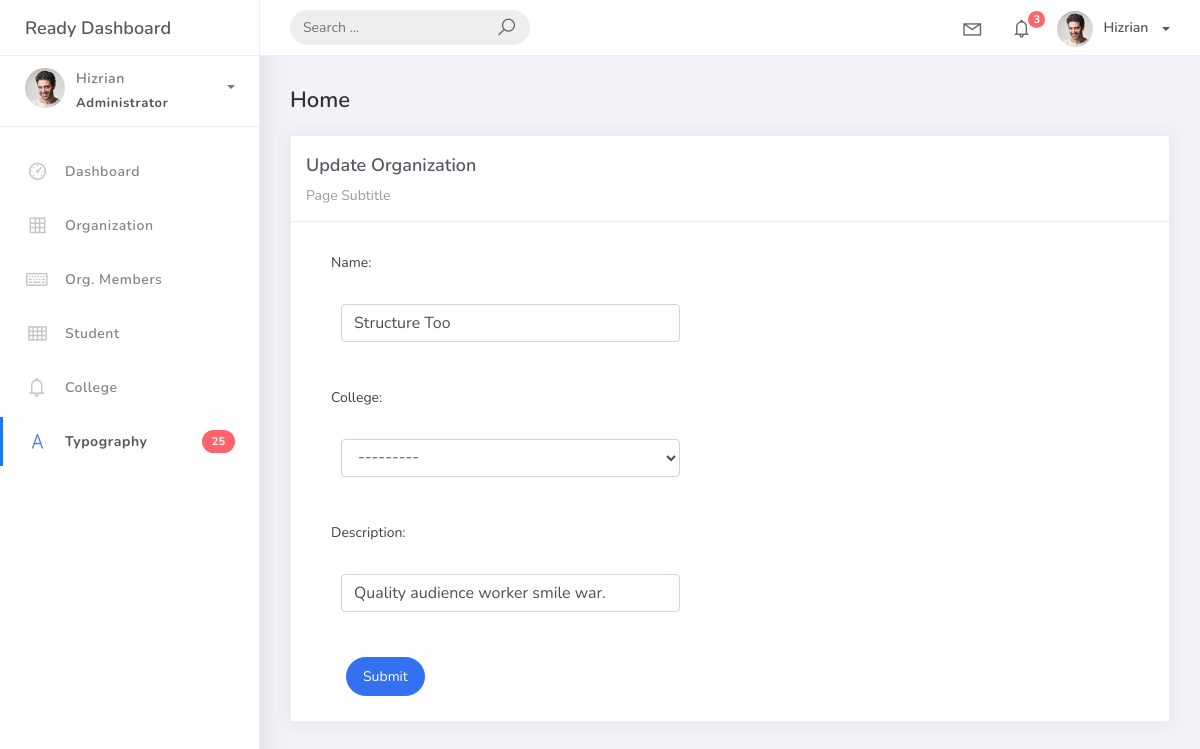
/organization_list/2, run on the app's committed database.
### studentorg/models.py (models this page shows, shortened)
class BaseModel(models.Model):
    created_at = models.DateTimeField(auto_now_add=True, db_index=True)
    updated_at = models.DateTimeField(auto_now=True)
    class Meta:
        abstract = True

class Organization(BaseModel):
    name = models.CharField(max_length=250)
    college = models.ForeignKey(College, null=True, blank=True, on_delete=models.CASCADE)
    description = models.CharField(max_length=500)

### studentorg/views.py (the view)
# urls.py: path('organization_list/<pk>',OrganizationUpdateView.as_view(), name='organization-update'),
class OrganizationUpdateView(UpdateView):
    model = Organization
    form_class = OrganizationForm
    template_name = 'org_form.html'
    success_url = reverse_lazy('organization_list')

### studentorg/forms.py
class OrganizationForm(ModelForm):
    class Meta:
        model = Organization
        fields = "__all__"

### studentorg/models.py (called while the page is built)
    def __str__(self):
        return self.college_name

### templates/org_form.html (shortened to what this page needs)
{% extends 'base.html' %}
{% load static %}
{% block content %}
<div class="content">
    <div class="container-fluid">
        <h4 class="page-title">Home</h4>
        <div class="row">
            <div class="col-md-12">
                <div class="card">
                    <div class="card-header">
                        <div class="card-title">
                            {% if object %}
                                Update Organization
                            {% else %}
                                Add New Organization
                            {% endif %}
                        </div>
                        <div class="card-category">Page Subtitle</div>
                    </div>
                    <div class="col-md-6">
                        <div class="card-body">
                            <form action="" method="post" novalidate>
                                {% include 'includes/form.html' %}
                                <div class="form-group">
                                    <div class="col-md-12 col-sm-3">
                                        <button type="submit" class="btn btn-primary btn-rounded">
                                            Submit
                                        </button>
                                    </div>
                                </div>
                            </form>
                        </div>
                    </div>
                </div>
            </div>
        </div>
    </div>
</div>
{% endblock %}

### templates/includes/form.html (shortened to what this page needs)
{% load widget_tweaks %}
{% for field in form %}
  <div class="field item form-group">
    <label>{{ field.label_tag }}</label>
    <div class="form-group">
      {% render_field field class="form-control" %}
    </div>
  </div>
{% endfor %}

### data on the page
Organization: name "Structure Too" "---------" "Quality audience worker smile war."

### other printed values
{{ field.label_tag }} "Name:" "College:" "Description:"
